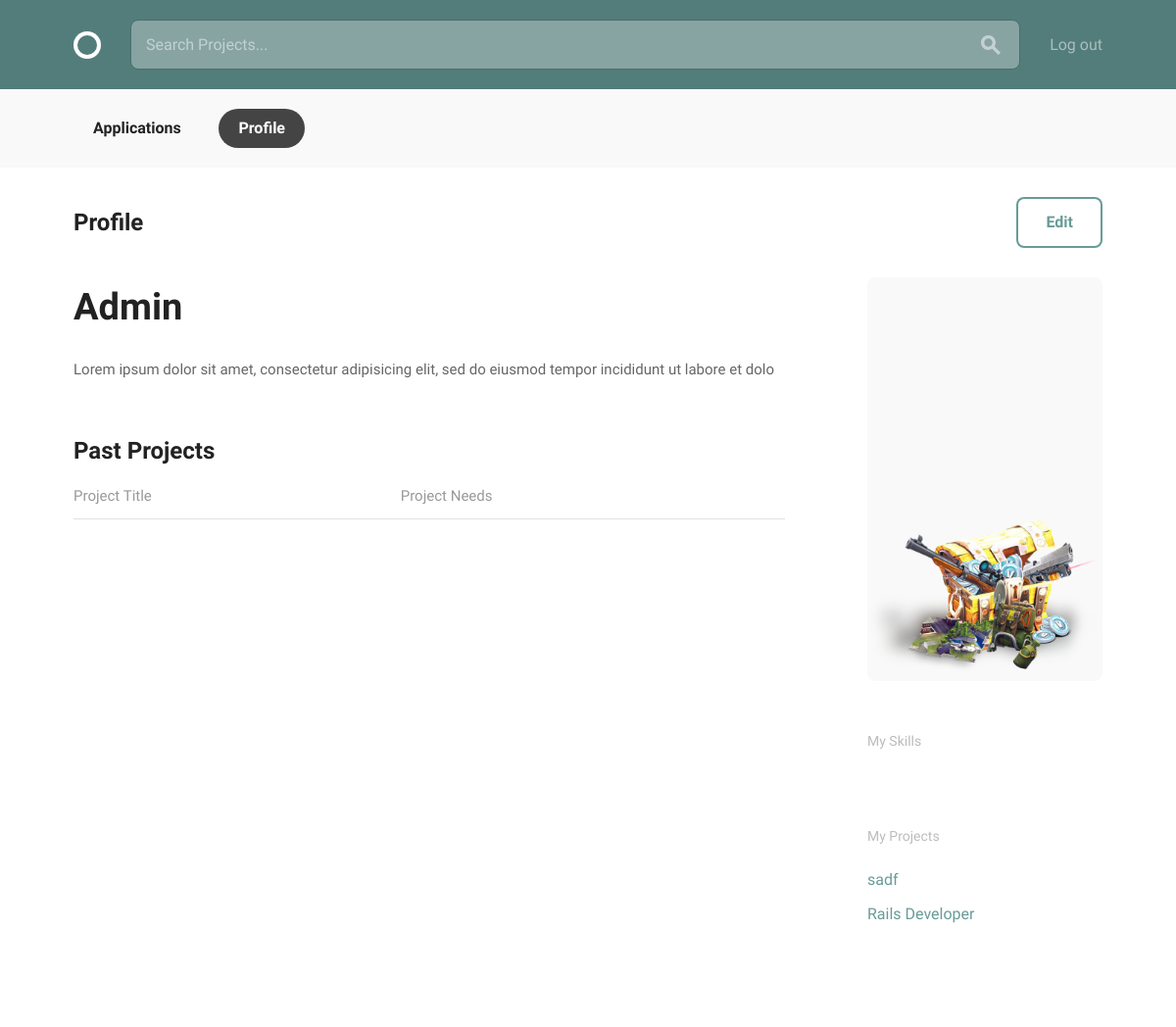
Page /accounts/profile/1/ (signed in) on the committed database.
### accounts/models.py (models this page shows, shortened)
class User(AbstractBaseUser, PermissionsMixin):
    email = models.EmailField(unique=True)
    username = models.CharField(max_length=40, unique=True, null=True)
    display_name = models.CharField(max_length=140)
    bio = models.TextField(max_length=140, blank=True, default="")
    avatar = models.ImageField(upload_to='avatar_pics', blank=True, null=True)
    date_joined = models.DateTimeField(default=timezone.now)
    is_active = models.BooleanField(default=True)
    is_staff = models.BooleanField(default=False)
    objects = UserManager()
    USERNAME_FIELD = "email"
    REQUIRED_FIELDS = ["display_name", "username"]

### projects/models.py (models this page shows, shortened)
class Project(models.Model):
    owner = models.ForeignKey(settings.AUTH_USER_MODEL,
                              related_name="projects")
    title = models.CharField(max_length=140)
    description = models.TextField()
    concluded = models.BooleanField(default=False)
    time_line_description = models.TextField(default='')
    applicant_req = models.TextField(default='')

### accounts/views.py (the view)
# urls.py: url(r"profile/(?P<pk>\d+)/$", views.ProfileDetailView.as_view(), name="profile"),
class ProfileDetailView(generic.DetailView):
    model = models.User
    template_name = "accounts/profile.html"
    prefetch_related = ["user_skill_set", "projects_set"]
    def get_object(self, queryset=None):
        return self.get_queryset().get(
            pk=self.request.user.pk
        )

### accounts/templates/accounts/profile.html (shortened to what this page needs)
{% extends "layout.html" %}
{% load static %}
{% block body_content %}
<div class="bounds circle--page">
    <div class="circle--page--header circle--fluid">
        <div class="circle--fluid--cell circle--fluid--primary">
            <h2>Profile</h2>
        </div>
        <div class="circle--fluid--cell circle--fluid--secondary">
            <a class="button icon-on-left" href="{% url 'accounts:edit_profile' pk=user.pk %}">Edit</a>
        </div>
    </div>
    <div class="grid-70">
        <h1>{% if user.display_name %}
            {{ user.display_name }}
            {% else %}
            Your name (edit to add)
            {% endif %}</h1>
        <div class="circle--article--body">
            {% if user.bio %}
            {{ user.bio }}
            {% else %}
            Your bio (edit to add)
            {% endif %}
        </div>
        <h2>Past Projects</h2>
        <table class="u-full-width circle--table">
            <thead>
            <tr>
                <th>Project Title</th>
                <th class="circle--cell--right">Project Needs</th>
            </tr>
            </thead>
        </table>
    </div>
    <div class="grid-25 grid-push-5">
        <div class="circle--secondary--module">
            <div class="circle--primary--avatar">
                <img src="{% static '/media/' %}{{ user.avatar }}" alt="my image" width="100%"/>
            </div>
        </div>
        <div class="circle--secondary--module">
            <h4>My Skills</h4>
        </div>
        <div class="circle--secondary--module">
            <h4>My Projects</h4>
            <ul class="circle--link--list">
                {% for project in user.projects.all %}
                {% if not project.concluded %}
                <li><a href="#">{{ project.title }}</a></li>
                {% endif %}
                {% endfor %}
            </ul>
        </div>
    </div>
</div>
{% endblock %}

### assets/css/global.css (style rules this page uses)
html { font-family: sans-serif; -ms-text-size-adjust: 100%; -webkit-text-size-adjust: 100%; }
body { margin: 0; }
a { background-color: transparent; }
h1 { font-size: 2em; margin: 0.67em 0; }
img { border: 0; }
table { border-collapse: collapse; border-spacing: 0; }
td, th { padding: 0; }
html { font-size: 62.5%; }
body { font-size: 1.5em; line-height: 1.6; font-weight: 400; font-family: "Cousine"; color: #666; }
.bounds { max-width: 1080px; margin: 0 auto; }
.grid, .grid-5, .grid-10, .grid-15, .grid-20, .grid-25, .grid-30, .grid-33, .grid-35, .grid-40, .grid-45, .grid-50, .grid-55, .grid-60, .grid-65, .grid-66, .grid-70, .grid-75, .grid-80, .grid-90, .grid-95, .grid-100 { float: left; box-sizing: border-box; position: relative; }
.grid-push-5 { left: 5%; }
.grid-25 { width: 25%; padding: 0 15px; }
.grid-70 { width: 70%; padding: 0 15px; }
h1, h2, h3, h4, h5, h6 { margin-top: 0; margin-bottom: 2rem; font-weight: bold; font-family: "Work Sans", sans-serif; color: #222; }
h1 { font-size: 3.8rem; }
h2 { font-size: 2.4rem; }
h4 { font-size: 1.6rem; }
@media (min-width: 550px) { h1 { font-size: 3.8rem; } }
@media (min-width: 550px) { h2 { font-size: 2.4rem; } }
@media (min-width: 550px) { h4 { font-size: 1.6rem; } }
a { color: #689b98; -webkit-transition: color 0.2s; -moz-transition: color 0.2s; -ms-transition: color 0.2s; -o-transition: color 0.2s; transition: color 0.2s; }
.button, button, input[type="submit"], input[type="reset"], input[type="button"] { font-family: "Work Sans", sans-serif; font-size: 1.6rem; padding: 18px 30px; border: 0; margin-right: 10px; border-radius: 8px; font-weight: bold; display: inline-block; white-space: nowrap; box-sizing: border-box; line-height: 1; text-decoration: none; color: #689b98; background: none; box-shadow: 0 0 0 2px #689b98 inset; position: relative; -webkit-transition: 0.2s; -moz-transition: 0.2s; -ms-transition: 0.2s; -o-transition: 0.2s; transition: 0.2s; }
.button { cursor: pointer; }
ul { list-style: circle inside; }
ul { padding-left: 0; margin-top: 0; }
li { margin-bottom: 1rem; font-size: 1.6rem; }
th, td { padding: 15px; text-align: left; border-bottom: 1px solid #e1e1e1; }
th:first-child, td:first-child { padding-left: 0; }
th:last-child, td:last-child { padding-right: 0; }
th { color: #999; font-weight: normal; }
button, .button { margin-bottom: 1rem; }
pre, blockquote, dl, figure, table, p, ul, ol, form { margin-bottom: 2.5rem; }
.circle--link--list { list-style-type: none; }
.circle--link--list a { text-decoration: none; }
.circle--page--header { margin-bottom: 30px; }
.circle--page--header h1, .circle--page--header h2, .circle--page--header h3, .circle--page--header h4, .circle--page--header h5, .circle--page--header h6 { margin: 0; }
.circle--table { width: 100%; }
.circle--table th, .circle--table td { line-height: 1; }
.circle--table th { padding: 0 0 15px 0; }
.circle--fluid { display: table; width: 100%; }
.circle--fluid--cell { display: table-cell; padding: 0 15px; vertical-align: middle; box-sizing: border-box; }
.circle--fluid--cell .button { margin: 0; }
.circle--fluid--primary { width: 100%; }
.circle--fluid--secondary { text-align: right; }
.circle--secondary--module { margin-bottom: 50px; }
.circle--secondary--module:before, .circle--secondary--module:after { content: " "; display: table; }
.circle--secondary--module:after { clear: both; }
.circle--secondary--module > h1, .circle--secondary--module > h2, .circle--secondary--module > h3, .circle--secondary--module > h4, .circle--secondary--module > h5, .circle--secondary--module > h6 { font-family: "Cousine"; color: rgba(34, 34, 34, 0.3); font-size: 1.4rem; font-weight: normal; }
.circle--page { margin-bottom: 100px; }
.circle--page:before, .circle--page:after { content: " "; display: table; }
.circle--page:after { clear: both; }
.circle--article--body { line-height: 1.8; margin-bottom: 50px; }
.circle--primary--avatar { width: 100%; border-radius: 8px; background: #f9f9f9; overflow: hidden; text-align: center; box-sizing: border-box; position: relative; position: relative; }
.circle--primary--avatar:before { display: block; content: ""; width: 100%; padding-top: 100%; }

### rows in the picture
User: display_name "Admin", bio "Lorem ipsum dolor sit amet, consectetur adipisicing elit, sed do eiusmod tempor incididunt ut labore et dolo", avatar (picture)
Project: title "sadf"
Project: title "Rails Developer"
